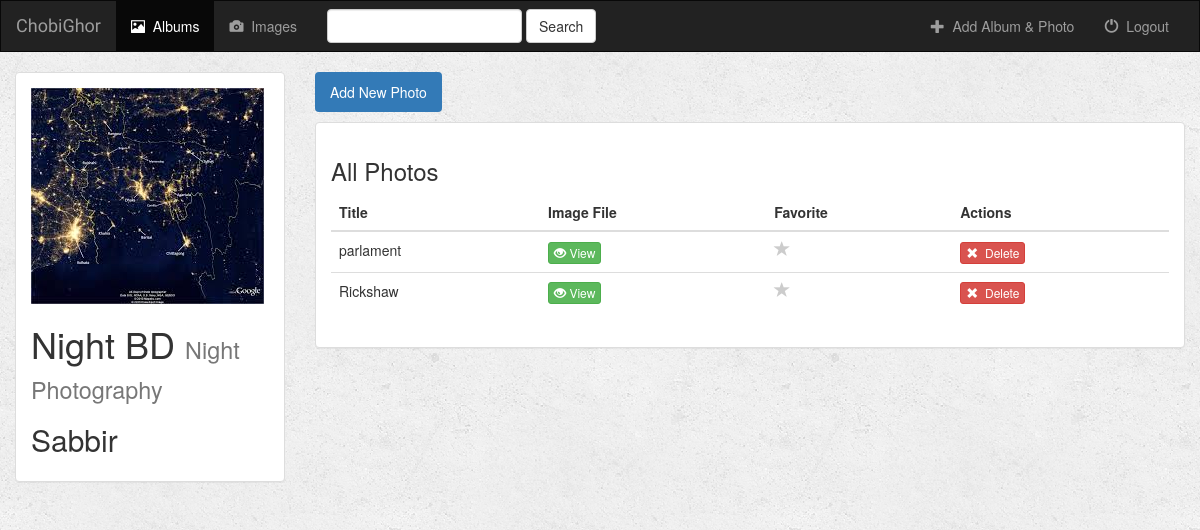
/photo/7/ (signed in), run on the app's committed database.
### photo/models.py (models this page shows, shortened)
class Album(models.Model):
    user = models.ForeignKey(User, null=True, on_delete=models.CASCADE)
    artist = models.CharField(max_length=250)
    album_title = models.CharField(max_length=500)
    genre = models.CharField(max_length=100)
    album_logo = models.FileField()
    is_favorite = models.BooleanField(default=False)
    def __str__(self):
        return self.album_title + ' - ' + self.artist

class Image(models.Model):
    album = models.ForeignKey(Album, on_delete=models.CASCADE)
    image_title = models.CharField(max_length=250)
    image_file = models.FileField(default='')
    is_favorite = models.BooleanField(default=False)

### photo/views.py (the view)
# urls.py: url(r'^(?P<album_id>[0-9]+)/$', views.detail, name='detail'),
def detail(request, album_id):
    if not request.user.is_authenticated:
        return render(request, 'photo/login.html')
    else:
        user = request.user
        album = get_object_or_404(Album, pk=album_id)
        return render(request, 'photo/detail.html', {'album': album, 'user': user})

### photo/templates/photo/detail.html (shortened to what this page needs)
{% extends 'photo/base.html' %}
{% block albums_active %}active{% endblock %}
{% block body %}
<div class="container-fluid images-container">
    <div class="row">
        <div class="col-sm-4 col-md-3">
            <div class="panel panel-default">
                <div class="panel-body">
                    <a href="{% url 'photo:detail' album.id %}">
                        {% if album.album_logo %}
                            <img src="{{ album.album_logo.url }}" class="img-responsive">
                        {% else %}
                            <h3>No photo to display</h3>
                        {% endif %}
                    </a>
                    <h1>{{ album.album_title }} <small>{{ album.genre }}</small></h1>
                    <h2>{{ album.artist }}</h2>
                </div>
            </div>
        </div>
        <div class="col-sm-8 col-md-9">
            <ul class="nav nav-pills" style="margin-bottom: 10px;">
                <li role="presentation"class="active"><a href="{% url 'photo:create_image' album.id %}">Add New Photo</a></li>
            </ul>
            <div class="panel panel-default">
                <div class="panel-body">
                    <h3>All Photos</h3>
                    <table class="table">
                        <thead>
                        <tr>
                            <th>Title</th>
                            <th>Image File</th>
                            <th>Favorite</th>
                            <th>Actions</th>
                        </tr>
                        </thead>
                        <tbody>
                        {% for image in album.image_set.all %}
                            <tr>
                                <td>{{ image.image_title }}</td>
                                <td>
                                    <a target="_blank" href="{{ image.image_file.url }}">
                                        <button type="button" class="btn btn-success btn-xs">
                                            <span class="glyphicon glyphicon-eye-open"></span>&nbsp;View
                                        </button>
                                    </a>
                                </td>
                                <td>
                                    <a href="{% url 'photo:favorite' image.id %}" class="btn-favorite"><span class="glyphicon glyphicon-star {% if image.is_favorite %}active{% endif %}"></span></a>
                                </td>
                                <td>
                                    <form action="{% url 'photo:delete_image' album.id image.id %}" method="post" style="display: inline;">
                                        <button type="submit" class="btn btn-danger btn-xs">
                                            <span class="glyphicon glyphicon-remove"></span>&nbsp; Delete
                                        </button>
                                    </form>
                                </td>
                            </tr>
                        {% endfor %}
                        </tbody>
                    </table>
                </div>
            </div>
        </div>
    </div>
</div>
{% endblock %}

### photo/static/photo/style.css (style rules this page uses)
body { background: white url("images/background.png"); }
.glyphicon-star { color: #CCCCCC; font-size: 16px; }

### data on the page
Album: album_logo (picture), album_title "Night BD", genre "Night Photography", artist "Sabbir"
Image: image_title "parlament", is_favorite False (drawn)
Image: image_title "Rickshaw", is_favorite False (drawn)
